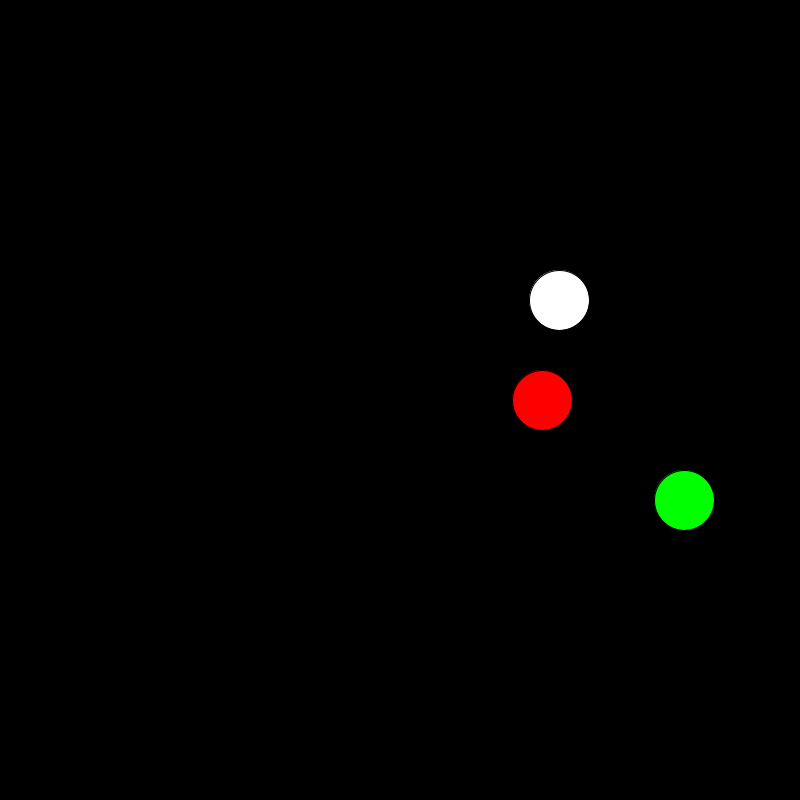
Frame 1 (no input)
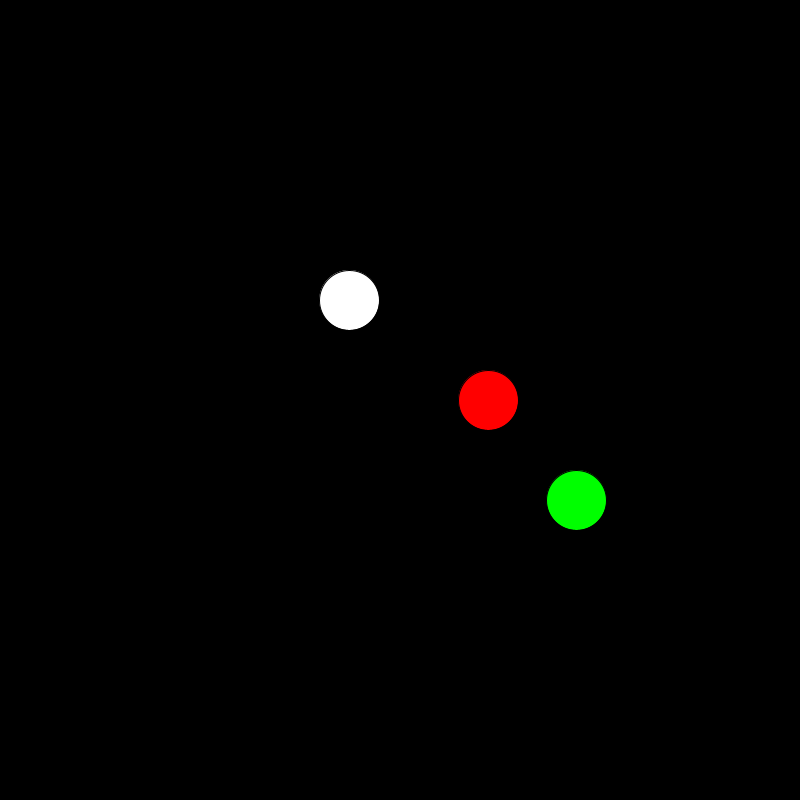
Frame 60 (the mouse pressed at the canvas centre just before this capture)
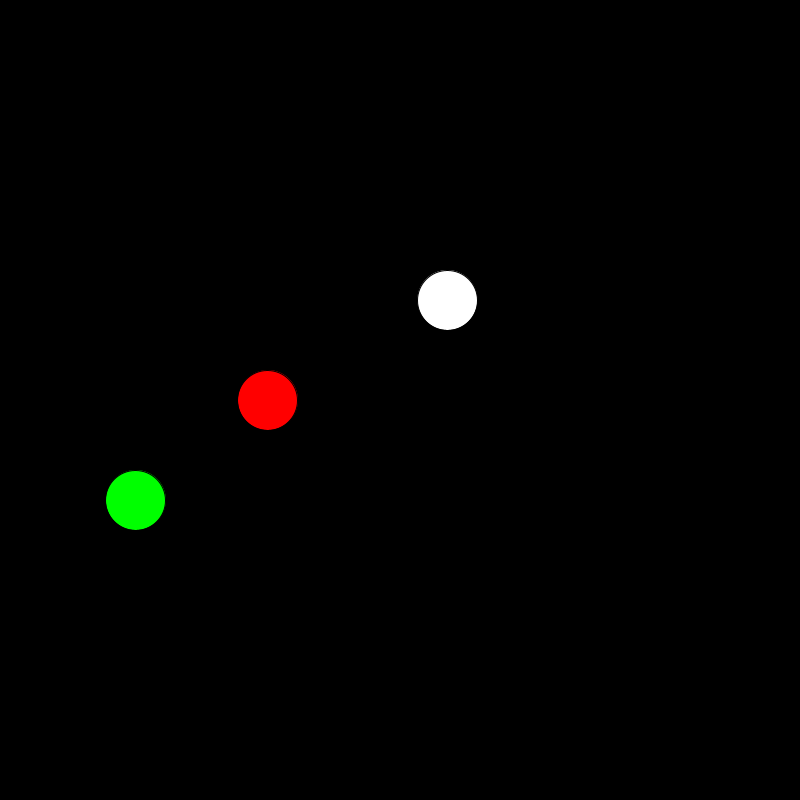
Frame 120 (the mouse held since frame 60 and released just before this capture)

The Processing sketch that drew these frames (run headless with seeded random() and noise(); from frame 60 on, the mouse is pressed at the canvas centre):

// Processing sketch: sineWave
// ── sineWave.pde
void setup(){
  size(800,800);
}

void draw(){
  translate(width/2, height/2);
  background(0);
  float time = millis();
  fill(255);
  
  circle(sin(time) * 200, -100, 60);
  
  // It is moving fast!! what is happening?
  // let's introduce frequency and amplitude
  
  // freq
  fill(255, 0,0 );
  circle(sin(time* 0.005) * 200, 0, 60);
  
  // ampl
  fill(0, 255,0 );
  circle(sin(time* 0.005) * 400, 100, 60);
  
  //now let's draw a ball that moves in the other direction
  
  
}
